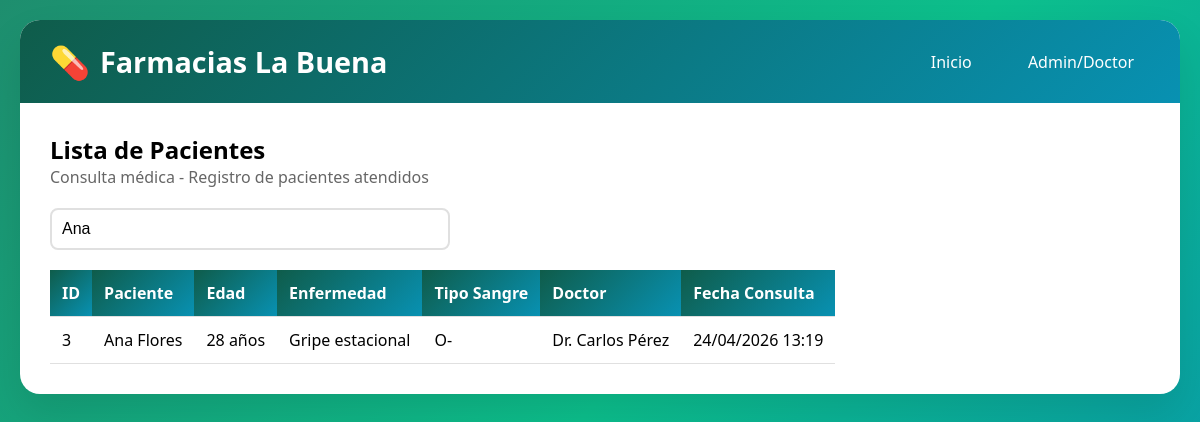
/index.php?buscar=Ana, run on the app's committed database.
### tables this page shows
CREATE TABLE `pacientes` (
  `id` int(11) NOT NULL,
  `nombre` varchar(100) NOT NULL,
  `apellido` varchar(100) NOT NULL,
  `edad` int(11) NOT NULL,
  `telefono` varchar(15) NOT NULL,
  `telefono_opcional` varchar(15) DEFAULT NULL,
  `direccion` varchar(200) NOT NULL,
  `enfermedad` varchar(100) NOT NULL,
  `alergias` text DEFAULT NULL,
  `tipo_sangre` varchar(5) NOT NULL,
  `fecha_consulta` timestamp NOT NULL DEFAULT current_timestamp(),
  `doctor_asignado` varchar(100) NOT NULL
);

### index.php (the view, shortened to what this page needs)
<?php
include 'conexion.php';
$busqueda = isset($_GET['buscar']) ? $_GET['buscar'] : '';
$sql = "SELECT * FROM pacientes ORDER BY fecha_consulta DESC";
if($busqueda) {
    $sql = "SELECT * FROM pacientes WHERE nombre LIKE '%$busqueda%' OR apellido LIKE '%$busqueda%' ORDER BY fecha_consulta DESC";
}
$result = $conexion->query($sql);
?>
<!DOCTYPE html>
<html lang="es">
<head>
    <link rel="stylesheet" href="style.css">
</head>
<body>
    <div class="container">
        <div class="header">
            <h1>Farmacias La Buena</h1>
            <div class="nav">
                <a href="index.php">Inicio</a>
                <a href="login.php">Admin/Doctor</a>
            </div>
        </div>
        <div class="content">
            <h2>Lista de Pacientes</h2>
            <p style="margin-bottom: 20px; color: #666;">Consulta médica - Registro de pacientes atendidos</p>
            <div class="search-box">
                <form method="GET">
                    <input type="text" name="buscar" placeholder=" Buscar paciente por nombre o apellido..." value="<?= htmlspecialchars($busqueda) ?>">
                </form>
            </div>
            <?php if($result->num_rows == 0): ?>
                <div class="alert alert-info">No hay pacientes registrados actualmente.</div>
            <?php else: ?>
                <table>
                    <thead>
                        <tr>
                            <th>ID</th>
                            <th>Paciente</th>
                            <th>Edad</th>
                            <th>Enfermedad</th>
                            <th>Tipo Sangre</th>
                            <th>Doctor</th>
                            <th>Fecha Consulta</th>
                        </tr>
                    </thead>
                    <tbody>
                        <?php while($row = $result->fetch_assoc()): ?>
                        <tr>
                            <td data-label="ID"><?= $row['id'] ?></td>
                            <td data-label="Paciente"><?= htmlspecialchars($row['nombre'] . ' ' . $row['apellido']) ?></td>
                            <td data-label="Edad"><?= $row['edad'] ?> años</td>
                            <td data-label="Enfermedad"><?= htmlspecialchars($row['enfermedad']) ?></td>
                            <td data-label="Tipo Sangre"><?= $row['tipo_sangre'] ?></td>
                            <td data-label="Doctor"><?= htmlspecialchars($row['doctor_asignado']) ?></td>
                            <td data-label="Fecha Consulta"><?= date('d/m/Y H:i', strtotime($row['fecha_consulta'])) ?></td>
                        </tr>
                        <?php endwhile; ?>
                    </tbody>
                </table>
            <?php endif; ?>
        </div>
    </div>
</body>
</html>

### style.css (style rules this page uses)
* { margin: 0; padding: 0; box-sizing: border-box; }
body { font-family: 'Segoe UI', Tahoma, Geneva, Verdana, sans-serif; background: linear-gradient(135deg, #1e8e6e 0%, #0cbf8c 50%, #0891b2 100%); min-height: 100vh; padding: 20px; }
.container { max-width: 1300px; margin: 0 auto; background: white; border-radius: 20px; box-shadow: 0 20px 40px rgba(0,0,0,0.1); overflow: hidden; }
.header { background: linear-gradient(135deg, #0f5c4a 0%, #0891b2 100%); color: white; padding: 20px 30px; display: flex; justify-content: space-between; align-items: center; }
.header h1 { font-size: 1.8rem; display: flex; align-items: center; gap: 10px; }
.header h1::before { content: "💊"; font-size: 2rem; }
.nav a { color: white; text-decoration: none; margin-left: 20px; padding: 8px 16px; border-radius: 8px; transition: all 0.3s; }
.content { padding: 30px; }
table { width: 100%; border-collapse: collapse; margin-top: 20px; overflow-x: auto; display: block; }
table th, table td { padding: 12px; text-align: left; border-bottom: 1px solid #e0e0e0; }
table th { background: linear-gradient(135deg, #0f5c4a 0%, #0891b2 100%); color: white; font-weight: bold; }
.search-box { margin-bottom: 20px; }
.search-box input { width: 100%; max-width: 400px; padding: 10px; border: 2px solid #e0e0e0; border-radius: 8px; font-size: 16px; }

### data on the page
pacientes: id "3", nombre+apellido "Ana Flores", edad "28", enfermedad "Gripe estacional", tipo_sangre "O-", doctor_asignado "Dr. Carlos Pérez", fecha_consulta "24/04/2026 13:19"
